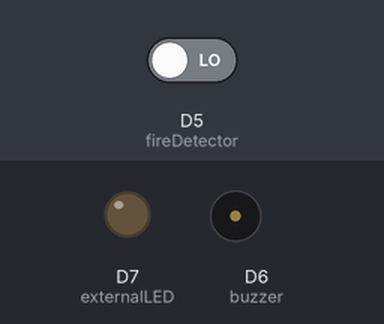
A sketch run on a simulated Particle Photon. On the bench: output pins drawn as LEDs (lit = HIGH), buzzer (waves = sounding, pin HIGH). The inputs (shaded band) are chosen by the test bench; at power-on: D5 (fireDetector) LOW. What the sketch prints to the serial monitor is not drawn.

Above: at 1.8 s.
1.9 s: D5 (fireDetector) driven HIGH
At 3.2 s:
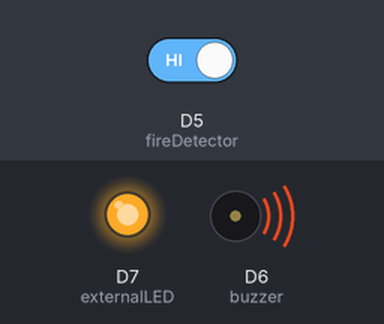
3.5 s: D5 (fireDetector) driven LOW
At 4.6 s:
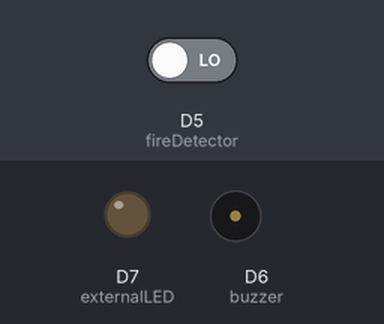
Timing chart, 0 to 6.5 s (numbered marks = the images above; inputs shaded):
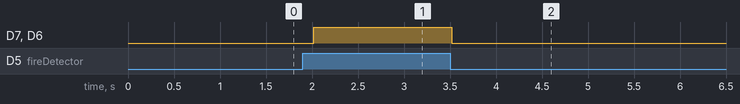

Measured:
- after the input at 1.9 s, D7 (externalLED), D6 (buzzer): LOW → HIGH after 0.12 s
- after the input at 3.5 s, D7 (externalLED), D6 (buzzer): HIGH → LOW at once

The sketch:

FireAlarm.ino
```cpp
// Flame Detector for Arduino Uno -- To be ported to the Raspberry Pi

//Variables for setup and loop function
int fireDetector = D5;
int val = LOW;
int externalLED = D7;
int buzzer = D6;

bool on_fire = false;


void activated() {
  //Variables for the message function
    if (on_fire == false){
        Particle.publish("fire");
    }
    on_fire = true;

    digitalWrite(externalLED, HIGH);
    digitalWrite(buzzer, HIGH);

}


void deactivated() {
  //Variables for the message function
    on_fire = false;

    digitalWrite(externalLED, LOW);
    digitalWrite(buzzer, LOW);

}


void setup() {
  // put your setup code here, to run once:
  pinMode(fireDetector, INPUT);
  pinMode(externalLED, OUTPUT);
  pinMode(buzzer, OUTPUT);

}


void loop() {
  // put your main code here, to run repeatedly:
  val = digitalRead(fireDetector);
  if (val == HIGH)
  {
    Serial.print("Oh god, My house is on fire");
    activated();
    }
  else
  {
    Serial.print("There is no fire");
    deactivated();

  }
  delay(500);
}
```
